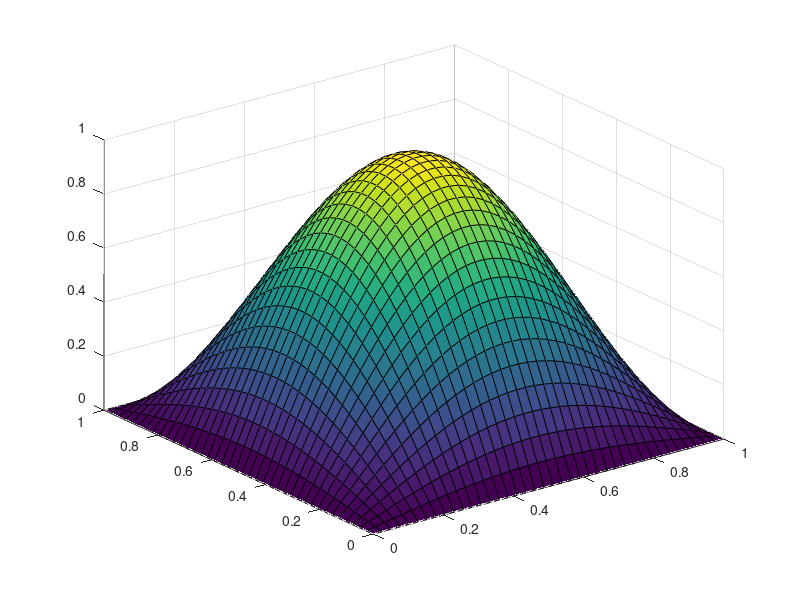

Reproduce this figure in MATLAB.
%clear all;

%This script attempts to find the solution of the heat equation in two
%dimensons.

tend = 0.1;
dt = 0.1;
J = 40;

%x in [0,1].
dx = 1/J;
%y in [0,1];
dy = 1/J;

mu = dx/dt;
%equal spacing in x and y direction.
disp('cond: mx + my <= 0.5')
if 2*mu > 0.5
    disp ('unstable:')
    disp (2*mu)
else
    disp('stable')
end


x = linspace(0,1,J);
y = linspace(0,1,J);

%the boundary conditions are zero (of homogeneous diriclet type).
U1 = zeros(J);
U2 = zeros(J);

%the initial solution is u0(x,y) = sin(pi x) sin(pi y).
for i = 1:1:J
    U1(:,i) = sin(pi*x);
    U2(i,:) = sin(pi*y); 
end
U = U1 .* U2; 
UInit = U;
%time loop
for t = 1:(tend/dt)
    U1 = zeros(J);
    U2 = zeros(J);
    elements = 2:J-1;  
    for i = 1:1:J
        %compute the columns where x is const.
        U1(elements,i) = mu*U(elements+1,i) + mu*U(elements-1,i); 
        %compute the columns where y is const.
        U2(i,elements) = mu*U(i,elements+1) + mu*U(i,elements-1);
    end
    Unew = (1 - 4*mu) .* U + U1 + U2;
    U = Unew;
    %surf(x,y,U); axis([0 1 0 1 -1 1 -1 1]);
    %M(t)= getframe;
end

surf(x,y,U);
%movie(M);
%movie2avi(M,'heatBlowsUp2.avi','quality',100)


